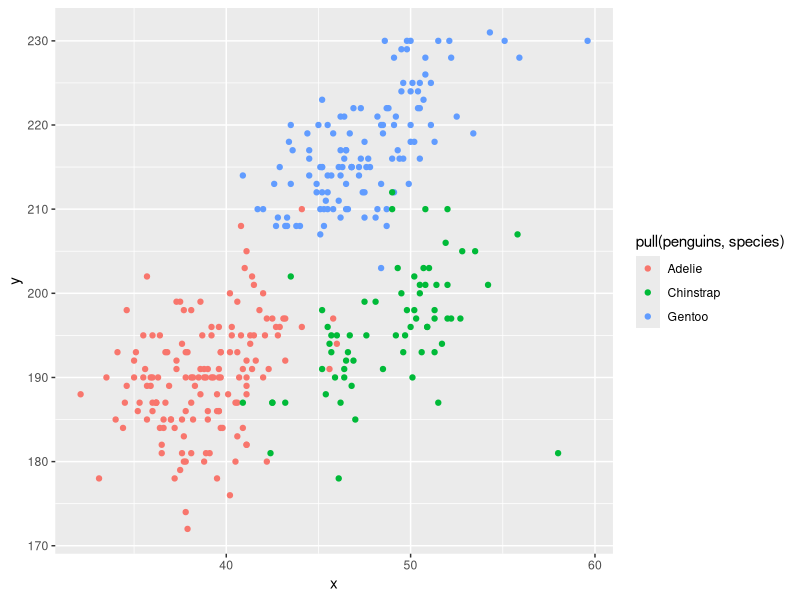

This chart was generated by the following R code:
## ---- chunk 1
library(tidyverse)
## ---- chunk 2

hw_df = 
  tibble(
    data1 = rnorm(10),
    samp_gt_0 = data1 > 0,
    char_vec = c("a", "b", "c", "d", "e", "f", "g", "h", "i", "j"),
    factor_vec = factor(c("low", "low", "low", "mod", "mod", "mod", "high", "high", "high", "high"))
  )
## ---- chunk 3
mean(pull(hw_df, data1))
mean(pull(hw_df, samp_gt_0))
mean(pull(hw_df, char_vec))
mean(pull(hw_df, factor_vec))
## ---- chunk 4
as.numeric(pull(hw_df, data1))
as.numeric(pull(hw_df, samp_gt_0))
as.numeric(pull(hw_df, char_vec))
as.numeric(pull(hw_df, factor_vec))
## ---- chunk 5
as.numeric(pull(hw_df, samp_gt_0)) * pull(hw_df, data1)
as.factor(pull(hw_df, samp_gt_0)) * pull(hw_df, data1)
as.numeric(as.factor(pull(hw_df, samp_gt_0))) * pull(hw_df, data1)
## ---- chunk 6

data("penguins", package = "palmerpenguins")
head(penguins)
nrow(penguins)
ncol(penguins)
mean(pull(penguins, flipper_length_mm),na.rm = TRUE)


## ---- chunk 7
plot_df = tibble(
  y = pull(penguins, flipper_length_mm),
  x = pull(penguins, bill_length_mm))

ggplot(plot_df, aes(x = x, y = y, color = pull(penguins,species))) + geom_point()
